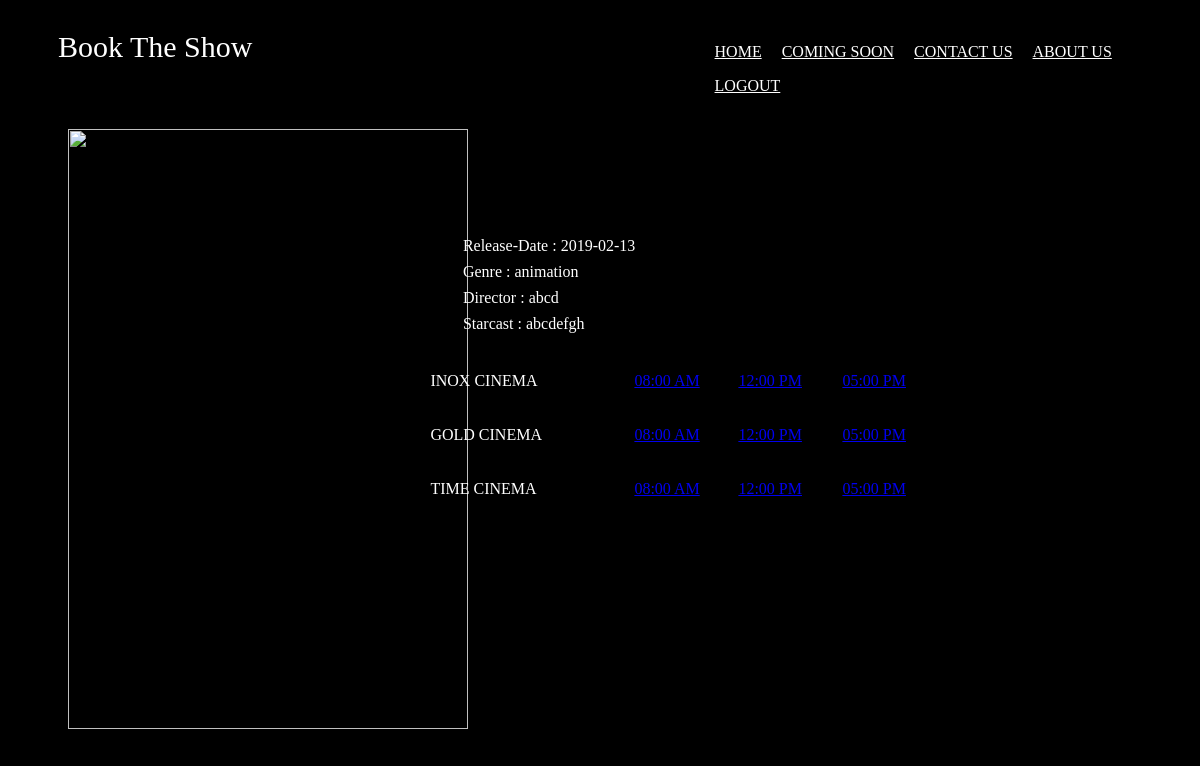
The page /agent327.php?imagename=agent327 (signed in) on the database its author committed.
### tables this page shows
CREATE TABLE IF NOT EXISTS `moviedetail` (
  `movieName` varchar(30) NOT NULL,
  `rd` date NOT NULL,
  `genre` varchar(20) NOT NULL,
  `director` varchar(40) NOT NULL,
  `starcast` varchar(100) NOT NULL
);

CREATE TABLE IF NOT EXISTS `theater` (
  `name` varchar(30) NOT NULL,
  `MovieName` varchar(30) NOT NULL,
  `date` varchar(8) NOT NULL,
  `show1` varchar(8) DEFAULT NULL,
  `show2` varchar(8) DEFAULT NULL,
  `show3` varchar(8) DEFAULT NULL
);

### agent327.php (the view, shortened to what this page needs)
<!DOCTYPE html>
<html>
<head>
</head>
<body bgcolor="black">
	<div class="header">
    <p class="logotext">Book The Show</p>
    <ul>
      <li><a href="try.php">HOME</a></li>
      <li><a href="#">COMING SOON</a></li>
      <li><a href="#">CONTACT US</a></li>
      <li><a href="#">ABOUT US</a></li>
      <li><a href="logout.php">LOGOUT</a></li>
    </ul>
  	</div>
  	<div class="all">
      <?php
          $imagename=$_GET['imagename'];
		      echo "<img  class='img' src='image/$imagename' width='400px' height='600px'>";
		      echo "<ul>";
  			$servername = "localhost";
  			$username = "root";
  			$password = "";
  			$dbname = "movie";
  			$conn = new mysqli($servername, $username, $password, $dbname);
  			$detail="SELECT * FROM moviedetail where movieName='$imagename'";
  			$res=$conn->query($detail);
  			if($res->num_rows > 0){
  				while ($row = $res->fetch_assoc()) {
  					echo "<li>Release-Date : $row[rd]</li>";
					echo"<li>Genre : $row[genre]</li>";
					echo"<li>Director : $row[director]</li>";
					echo"<li>Starcast : $row[starcast]</li>";
  				}
  			}
  			?>
		</ul>
	</div>
	<div class="theater">
		<?php
      $imagename=$_GET['imagename'];
  		$servername = "localhost";
  		$username = "root";
  		$password = "";
  		$dbname = "movie";
  		$conn = new mysqli($servername, $username, $password, $dbname);
  		$sql = "SELECT name,show1,show2,show3 FROM theater where movieName='$imagename'";
  		$result = $conn->query($sql);
  		if ($result->num_rows > 0) {
      echo "<table class='intable'>";
    	while($row = $result->fetch_assoc()) {
        echo "<tr height='50'>";
        if(!is_null('$row[name]')){
          echo "<td width='200'>$row[name]</td>";
        }
        if(!is_null('$row[show1]')){
          echo "<td width='100'><a href='sitting.php?imagename=$imagename&theater=$row[name]&time=$row[show1]'>$row[show1]</a></td>";
        }
        if(!is_null('$row[show2]')){
          echo "<td width='100'><a href='sitting.php?imagename=$imagename&theater=$row[name]&time=$row[show2]'>$row[show2]</a></td>";
        }
        if(!is_null('$row[show3]')){
          echo "<td width='100'><a href='sitting.php?imagename=$imagename&theater=$row[name]&time=$row[show1]'>$row[show3]</a></td>";
        }
        echo "<tr>";
        }
  		}
      echo "</table>";
  		?>
	</div>
</body>
</html>

### agent327.php (style rules this page uses)
ul { list-style-type: none; margin-left: 59%; padding: 0; margin-top: -5%; }
ul li { display: inline-block; }
ul li a { color: white; }
li { margin: 8px; }
.logotext { color: white; font-family: verdana; font-size: 30px; margin-left: 50px; }
.all { margin-left: 50px; }
.img { padding: 10px; }
.all ul { color: white; margin-top: -45%; margin-left: 35%; }
.all ul li { display: list-item; }
.theater { margin-left: 35%; color: white; }
.intable { padding: 5px; }

### rows shown on the page
moviedetail: rd "2019-02-13", genre "animation", director "abcd", starcast "abcdefgh"
theater: name "INOX CINEMA", show1 "08:00 AM", show2 "12:00 PM", show3 "05:00 PM"
theater: name "GOLD CINEMA", show1 "08:00 AM", show2 "12:00 PM", show3 "05:00 PM"
theater: name "TIME CINEMA", show1 "08:00 AM", show2 "12:00 PM", show3 "05:00 PM"
